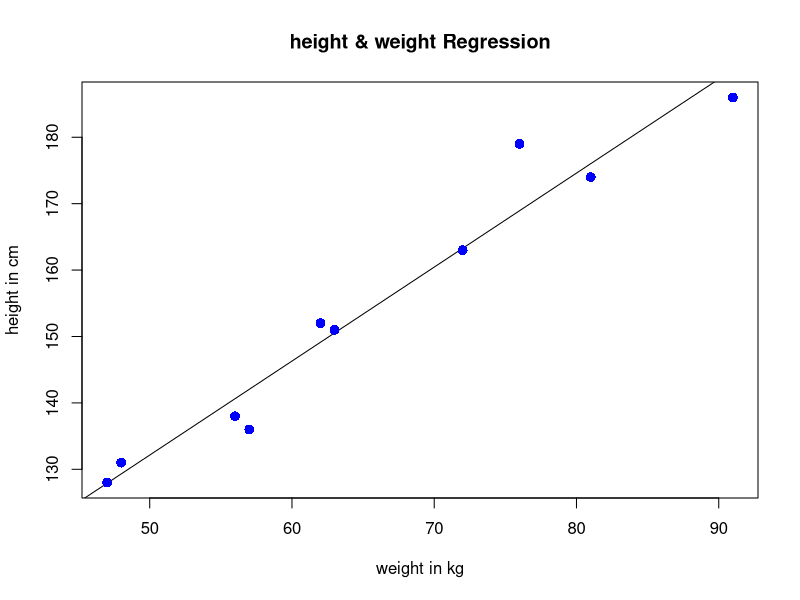
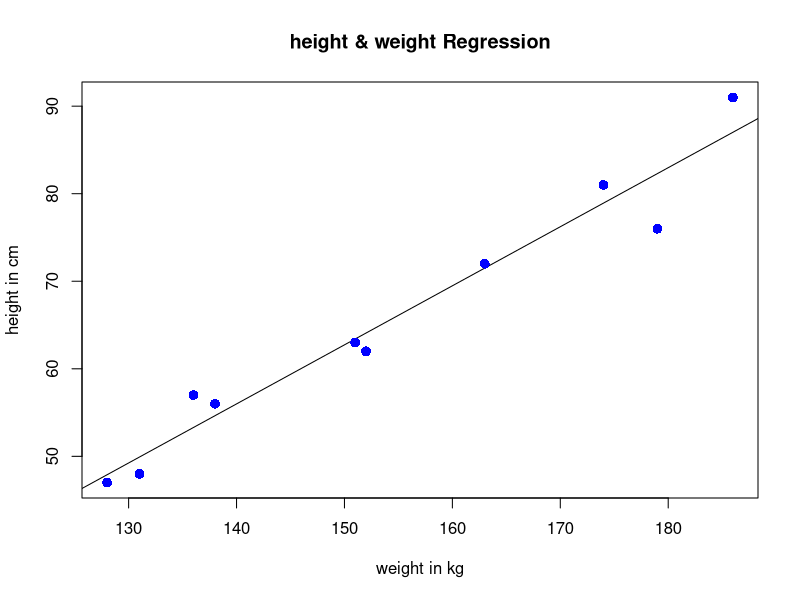

These charts were generated, in order, by the following R code:
x <- c(151, 174, 138, 186, 128, 136, 179, 163, 152, 131) #height
y <- c(63, 81, 56, 91, 47, 57, 76, 72, 62, 48) #weight

#apply the lm() funtion
relation <- lm(y~x)

print(relation)

print(summary(relation))

#the predictor vector
x <- c(151, 174, 138, 186, 128, 136, 179, 163, 152, 131)
#response vector
y <- c(63, 81, 56, 91, 47, 57, 76, 72, 62, 48)

#apply the lm() funtion
relation <- lm(y~x)

# find weight of person with height 170
a <- data.frame(x = 170)
result <- predict(relation,a)
print(result)

#give the chart file 
png(file = "linearregression.png")

#plot the chart 
plot(y,x,col = "blue",main = 
       "height & weight Regression",
     abline(lm(x~y)),cex = 1.3,pch = 16,
     xlab = "weight in kg",ylab = "height in cm")


#save the file 
dev.off()

w <- c(63, 81, 56, 91, 47, 57, 76, 72, 62, 48) #weight
h <- c(151, 174, 138, 186, 128, 136, 179, 163, 152, 131) #height

#apply the lm() funtion
relation <- lm(h~w)

print(relation)

a <- data.frame(w = 70)
result <- predict(relation,a)
print(result)

#give the chart file 
png(file = "linearregressionofmy.png")

#plot the chart 
plot(h,w,col = "blue",main = 
       "height & weight Regression",
     abline(lm(w~h)),cex = 1.3,pch = 16,
     xlab = "weight in kg",ylab = "height in cm")

getwd()
